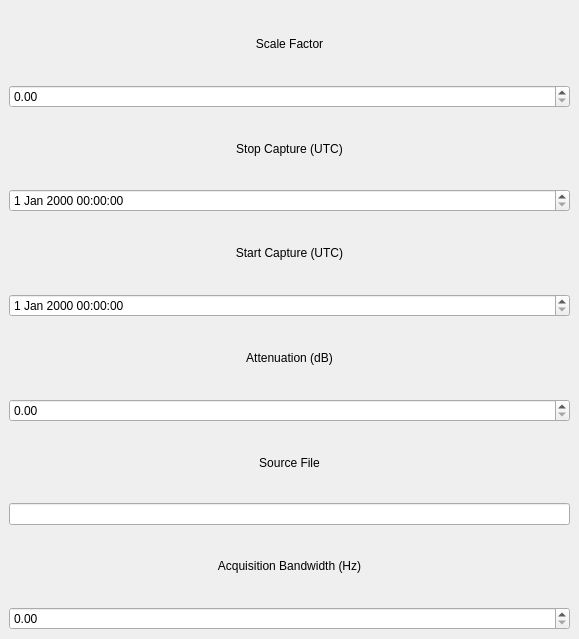
                  <widget class="QWidget" name="captureDetailsRequiredTab">
                   <attribute name="title">
                    <string>Required</string>
                   </attribute>
                   <widget class="QWidget" name="verticalLayoutWidget_13">
                    <property name="geometry">
                     <rect>
                      <x>9</x>
                      <y>9</y>
                      <width>561</width>
                      <height>621</height>
                     </rect>
                    </property>
                    <layout class="QVBoxLayout" name="captureDetailsRequiredVertLayout">
                     <item>
                      <widget class="QLabel" name="detailsAcqScaleLabel">
                       <property name="text">
                        <string>Scale Factor</string>
                       </property>
                       <property name="alignment">
                        <set>Qt::AlignCenter</set>
                       </property>
                      </widget>
                     </item>
                     <item>
                      <widget class="QDoubleSpinBox" name="detailAcqScaledoubleSpinBox"/>
                     </item>
                     <item>
                      <widget class="QLabel" name="detailsStopCapLabel">
                       <property name="text">
                        <string>Stop Capture (UTC)</string>
                       </property>
                       <property name="alignment">
                        <set>Qt::AlignCenter</set>
                       </property>
                      </widget>
                     </item>
                     <item>
                      <widget class="QDateTimeEdit" name="detailsStopCapDateTimeEdit"/>
                     </item>
                     <item>
                      <widget class="QLabel" name="detailsStartCapLabel">
                       <property name="text">
                        <string>Start Capture (UTC)</string>
                       </property>
                       <property name="alignment">
                        <set>Qt::AlignCenter</set>
                       </property>
                      </widget>
                     </item>
                     <item>
                      <widget class="QDateTimeEdit" name="detailsStartCapDateTimeEdit"/>
                     </item>
                     <item>
                      <widget class="QLabel" name="detailsAttnLabel">
                       <property name="text">
                        <string>Attenuation (dB)</string>
                       </property>
                       <property name="alignment">
                        <set>Qt::AlignCenter</set>
                       </property>
                      </widget>
                     </item>
                     <item>
                      <widget class="QDoubleSpinBox" name="detailsAttnDoubleComboBox">
                       <property name="maximum">
                        <double>300.000000000000000</double>
                       </property>
                      </widget>
                     </item>
                     <item>
                      <widget class="QLabel" name="detailsSrcFileLabel">
                       <property name="text">
                        <string>Source File</string>
                       </property>
                       <property name="alignment">
                        <set>Qt::AlignCenter</set>
                       </property>
                      </widget>
                     </item>
                     <item>
                      <widget class="QLineEdit" name="detailsSrcFileLineEdit"/>
                     </item>
                     <item>
                      <widget class="QLabel" name="detailsAcqBwLabel">
                       <property name="text">
                        <string>Acquisition Bandwidth (Hz)</string>
                       </property>
                       <property name="alignment">
                        <set>Qt::AlignCenter</set>
                       </property>
                      </widget>
                     </item>
                     <item>
                      <widget class="QDoubleSpinBox" name="detailsAcqBwDoubleSpinBox">
                       <property name="maximum">
                        <double>10000000000000000000.000000000000000</double>
                       </property>
                       <property name="singleStep">
                        <double>10000.000000000000000</double>
                       </property>
                      </widget>
                     </item>
                    </layout>
                   </widget>
                  </widget>
